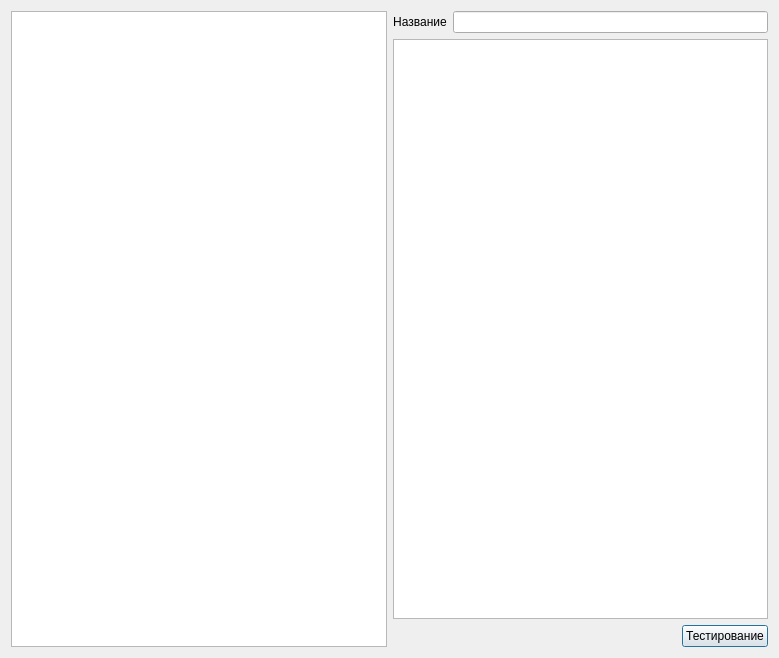
<?xml version="1.0" encoding="UTF-8"?>
<ui version="4.0">
 <class>DlgViewNN</class>
 <widget class="QDialog" name="DlgViewNN">
  <property name="geometry">
   <rect>
    <x>0</x>
    <y>0</y>
    <width>779</width>
    <height>658</height>
   </rect>
  </property>
  <property name="windowTitle">
   <string>Dialog</string>
  </property>
  <layout class="QVBoxLayout" name="verticalLayout_3">
   <item>
    <layout class="QHBoxLayout" name="horizontalLayout">
     <item>
      <widget class="QListWidget" name="NNNamesListWidget">
       <property name="contextMenuPolicy">
        <enum>Qt::CustomContextMenu</enum>
       </property>
      </widget>
     </item>
     <item>
      <layout class="QVBoxLayout" name="verticalLayout">
       <item>
        <layout class="QFormLayout" name="formLayout">
         <property name="labelAlignment">
          <set>Qt::AlignCenter</set>
         </property>
         <item row="0" column="0">
          <widget class="QLabel" name="label">
           <property name="text">
            <string>Название</string>
           </property>
           <property name="alignment">
            <set>Qt::AlignCenter</set>
           </property>
          </widget>
         </item>
         <item row="0" column="1">
          <widget class="QLineEdit" name="NNNameLineEdit">
           <property name="readOnly">
            <bool>true</bool>
           </property>
          </widget>
         </item>
        </layout>
       </item>
       <item>
        <widget class="QListWidget" name="layoutsListWidget"/>
       </item>
       <item>
        <layout class="QHBoxLayout" name="horizontalLayout_2">
         <item>
          <spacer name="horizontalSpacer">
           <property name="orientation">
            <enum>Qt::Horizontal</enum>
           </property>
           <property name="sizeHint" stdset="0">
            <size>
             <width>40</width>
             <height>20</height>
            </size>
           </property>
          </spacer>
         </item>
         <item>
          <widget class="QPushButton" name="testBtn">
           <property name="text">
            <string>Тестирование</string>
           </property>
          </widget>
         </item>
        </layout>
       </item>
      </layout>
     </item>
    </layout>
   </item>
  </layout>
 </widget>
 <resources/>
 <connections/>
</ui>
